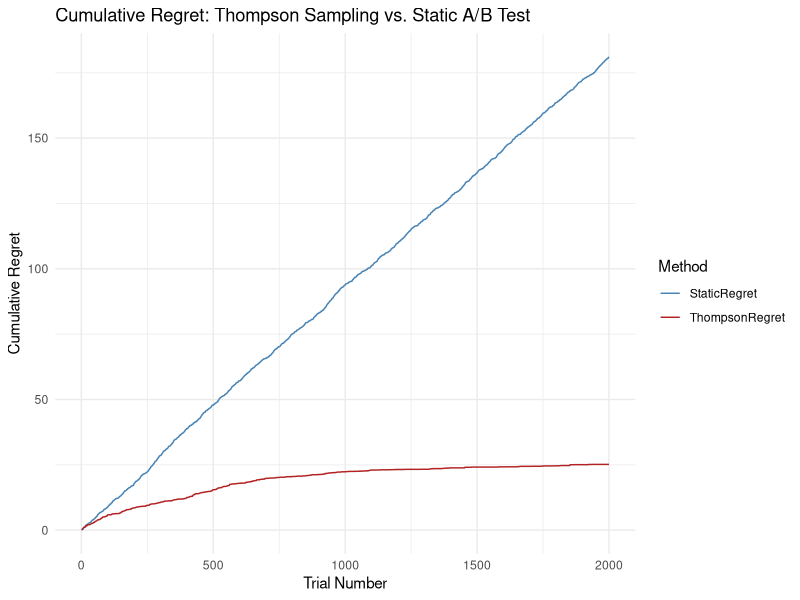
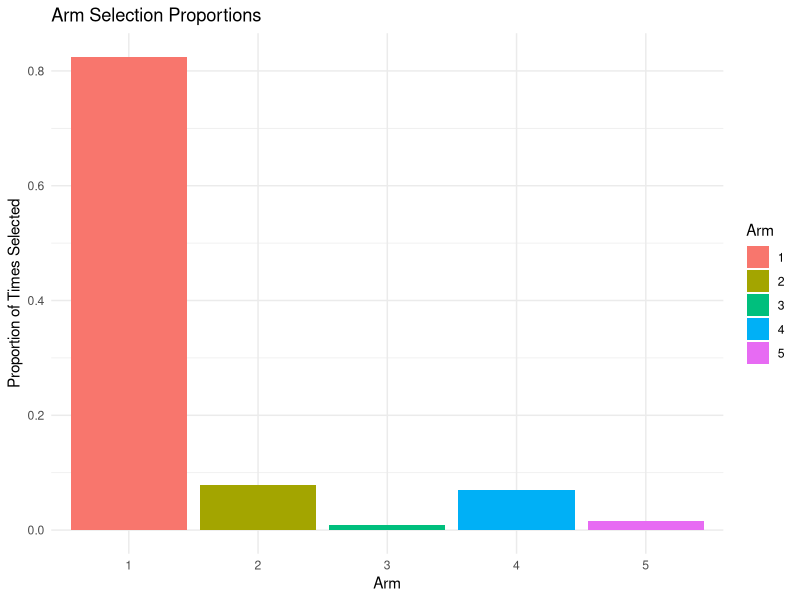
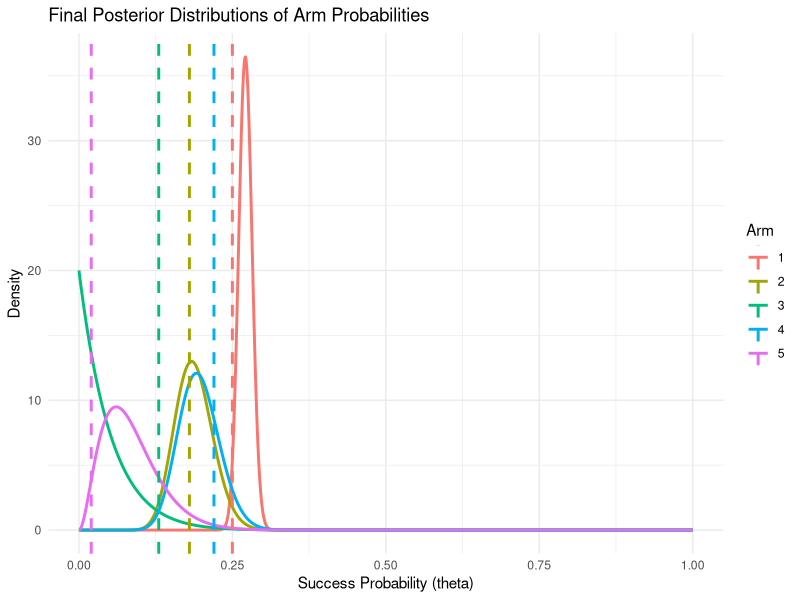

Write the R code that produced these figures, in order.
# Load required libraries
library(ggplot2)
library(tidyr)

#' Simulate Thompson Sampling for a Bernoulli Bandit
#'
#' @param true_probs A numeric vector of true success probabilities for each arm.
#' @param n_trials The number of trials to simulate.
#' @return A list containing the simulation results: choices, rewards,
#'         cumulative_regret, and final posterior parameters (alpha, beta).
thompson_sampling_bernoulli <- function(true_probs, n_trials) {
  
  n_arms <- length(true_probs)
  
  # Initialize posterior parameters (Beta distribution)
  # Start with a uniform prior Beta(1, 1)
  alpha <- rep(1, n_arms)
  beta <- rep(1, n_arms)
  
  # Store results
  choices <- integer(n_trials)
  rewards <- integer(n_trials)
  
  # Regret tracking
  best_prob <- max(true_probs)
  realized_regret <- numeric(n_trials)
  
  for (t in 1:n_trials) {
    # Sample from the posterior distribution of each arm
    sampled_probs <- rbeta(n_arms, alpha, beta)
    
    # Choose the arm with the highest sampled probability
    chosen_arm <- which.max(sampled_probs)
    choices[t] <- chosen_arm
    
    # Simulate pulling the arm and observe the reward
    reward <- rbinom(1, 1, true_probs[chosen_arm])
    rewards[t] <- reward
    
    # Update the posterior distribution for the chosen arm
    if (reward == 1) {
      alpha[chosen_arm] <- alpha[chosen_arm] + 1
    } else {
      beta[chosen_arm] <- beta[chosen_arm] + 1
    }
    
    # Calculate realized regret for this trial
    realized_regret[t] <- best_prob - true_probs[chosen_arm]
  }
  
  cumulative_regret <- cumsum(realized_regret)
  
  # Calculate regret for a static A/B test (random assignment)
  static_choices <- sample(1:n_arms, n_trials, replace = TRUE)
  static_realized_regret <- best_prob - true_probs[static_choices]
  static_cumulative_regret <- cumsum(static_realized_regret)
  
  return(list(
    choices = choices,
    rewards = rewards,
    cumulative_regret = cumulative_regret,
    static_cumulative_regret = static_cumulative_regret,
    alpha = alpha,
    beta = beta,
    true_probs = true_probs
  ))
}

#' Plot Cumulative Regret
#'
#' @param sim_results The results from the thompson_sampling_bernoulli simulation.
plot_cumulative_regret <- function(sim_results) {
  
  regret_data <- data.frame(
    Trial = seq_along(sim_results$cumulative_regret),
    ThompsonRegret = sim_results$cumulative_regret,
    StaticRegret = sim_results$static_cumulative_regret
  ) %>%
  pivot_longer(cols = c("ThompsonRegret", "StaticRegret"), 
               names_to = "Method", 
               values_to = "CumulativeRegret")
  
  ggplot(regret_data, aes(x = .data$Trial, y = .data$CumulativeRegret, color = .data$Method)) +
    geom_line() +
    labs(
      title = "Cumulative Regret: Thompson Sampling vs. Static A/B Test",
      x = "Trial Number",
      y = "Cumulative Regret",
      color = "Method"
    ) +
    theme_minimal() +
    scale_color_manual(values = c("ThompsonRegret" = "firebrick", "StaticRegret" = "steelblue"))
}

#' Plot Arm Selection Proportions
#'
#' @param sim_results The results from the thompson_sampling_bernoulli simulation.
plot_selection_proportions <- function(sim_results) {
  
  n_arms <- length(sim_results$true_probs)
  
  selection_data <- as.data.frame(table(sim_results$choices))
  names(selection_data) <- c("Arm", "Count")
  selection_data$Proportion <- selection_data$Count / length(sim_results$choices)
  selection_data$Arm <- factor(selection_data$Arm, levels = 1:n_arms)
  
  ggplot(selection_data, aes(x = .data$Arm, y = .data$Proportion, fill = .data$Arm)) +
    geom_bar(stat = "identity") +
    labs(
      title = "Arm Selection Proportions",
      x = "Arm",
      y = "Proportion of Times Selected"
    ) +
    theme_minimal()
}

#' Plot Posterior Distributions
#'
#' @param sim_results The results from the thompson_sampling_bernoulli simulation.
plot_posterior_distributions <- function(sim_results) {
  
  n_arms <- length(sim_results$true_probs)
  
  # Create a data frame for plotting posteriors
  plot_data <- data.frame()
  x_vals <- seq(0, 1, length.out = 1000)
  
  for (i in 1:n_arms) {
    posterior_density <- dbeta(x_vals, sim_results$alpha[i], sim_results$beta[i])
    arm_data <- data.frame(
      Arm = as.factor(i),
      Probability = x_vals,
      Density = posterior_density
    )
    plot_data <- rbind(plot_data, arm_data)
  }
  
  # Create a data frame for true probabilities
  true_probs_data <- data.frame(
      Arm = as.factor(1:n_arms),
      TrueProb = sim_results$true_probs
  )
  
  ggplot(plot_data, aes(x = .data$Probability, y = .data$Density, color = .data$Arm)) +
    geom_line(linewidth = 1) +
    geom_vline(data = true_probs_data, aes(xintercept = .data$TrueProb, color = .data$Arm), linetype = "dashed", linewidth = 1) +
    labs(
      title = "Final Posterior Distributions of Arm Probabilities",
      x = "Success Probability (theta)",
      y = "Density"
    ) +
    theme_minimal()
}

# Define the true probabilities of success for each arm
set.seed(666)
true_probabilities <- c(0.25, 0.18, 0.13, 0.22, 0.02)
number_of_trials <- 2000

# Run the simulation
simulation_results <- thompson_sampling_bernoulli(
  true_probs = true_probabilities,
  n_trials = number_of_trials
)

# Generate and print the plots
p1 <- plot_cumulative_regret(simulation_results)
ggsave("mabworkshopR/.output/cumulative_regret.png", plot = p1, bg = "white")

p2 <- plot_selection_proportions(simulation_results)
ggsave("mabworkshopR/.output/selection_proportions.png", plot = p2, bg = "white")

p3 <- plot_posterior_distributions(simulation_results)
ggsave("mabworkshopR/.output/posterior_distributions.png", plot = p3, bg = "white")

